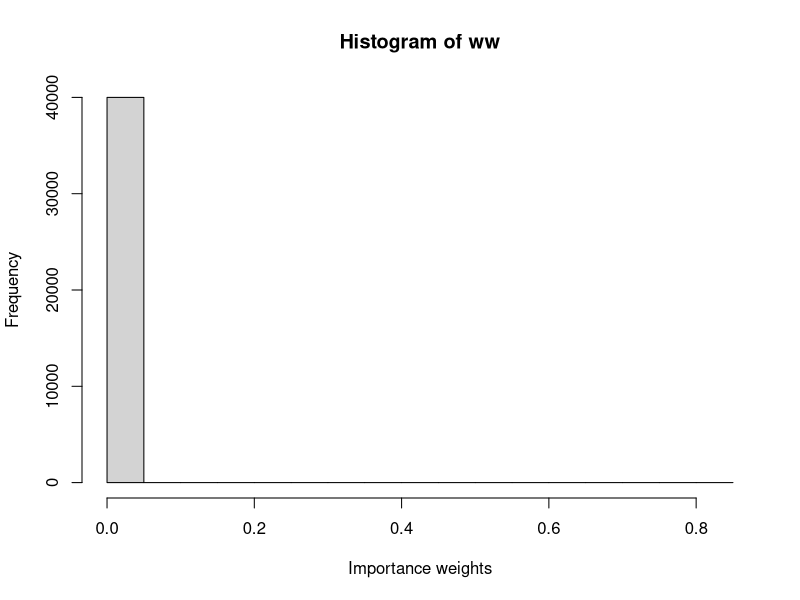
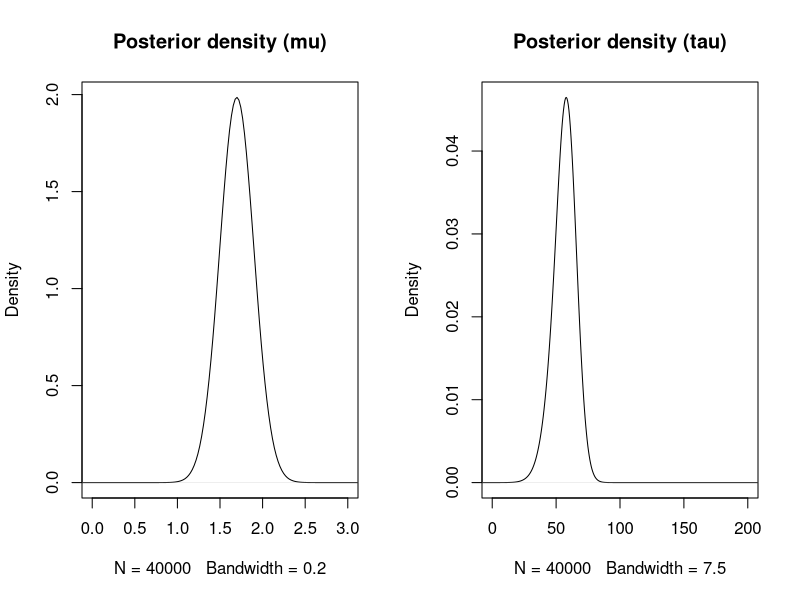
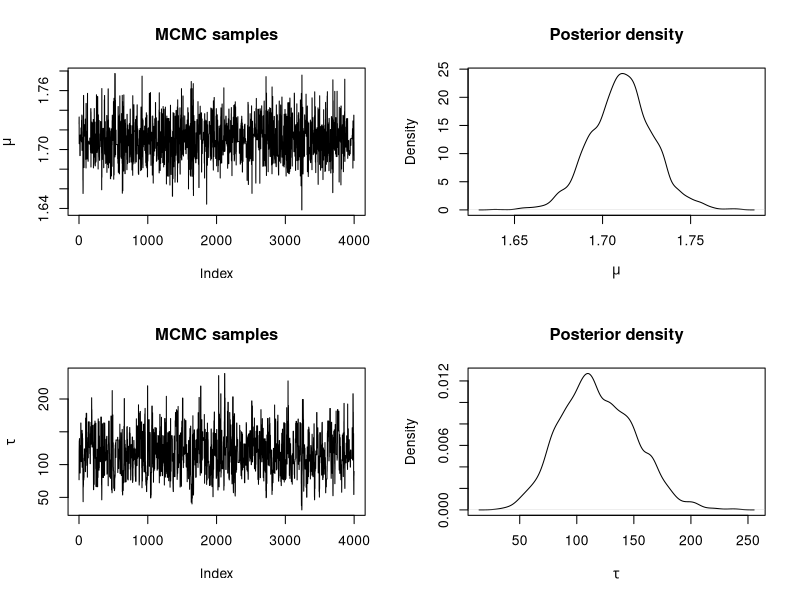
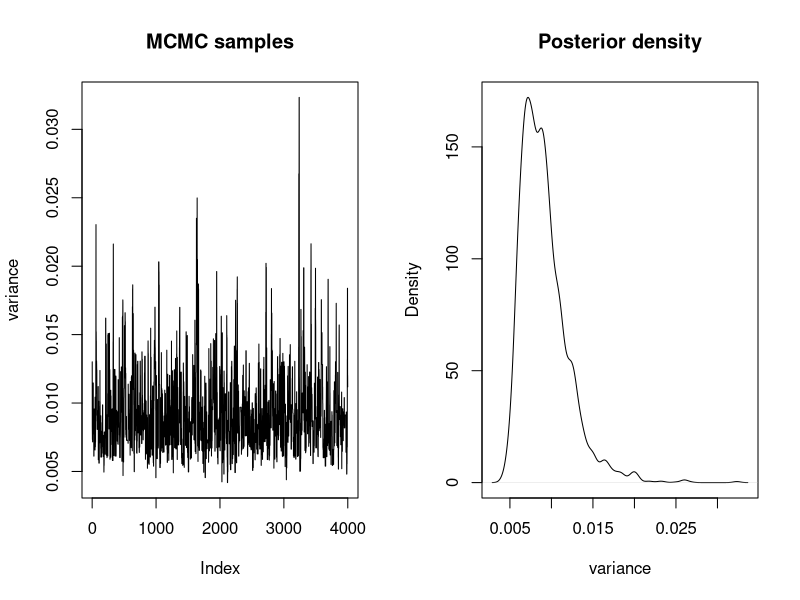
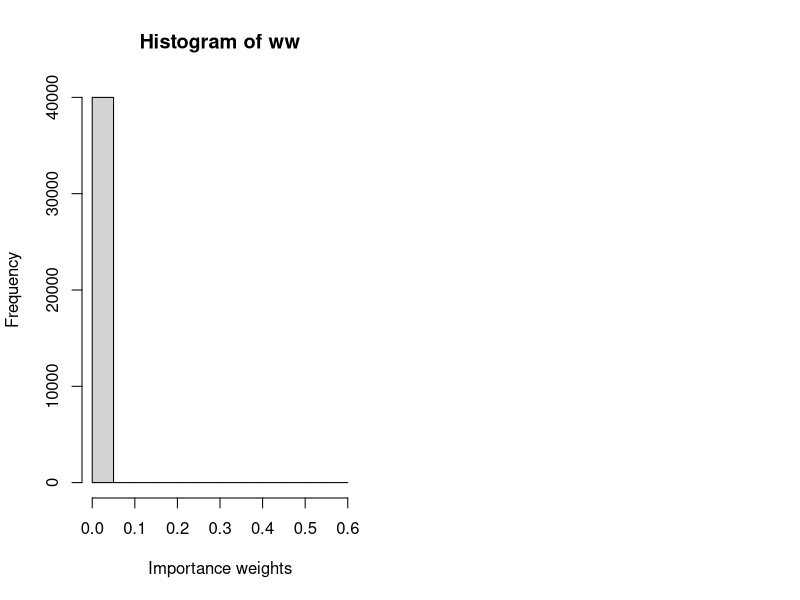
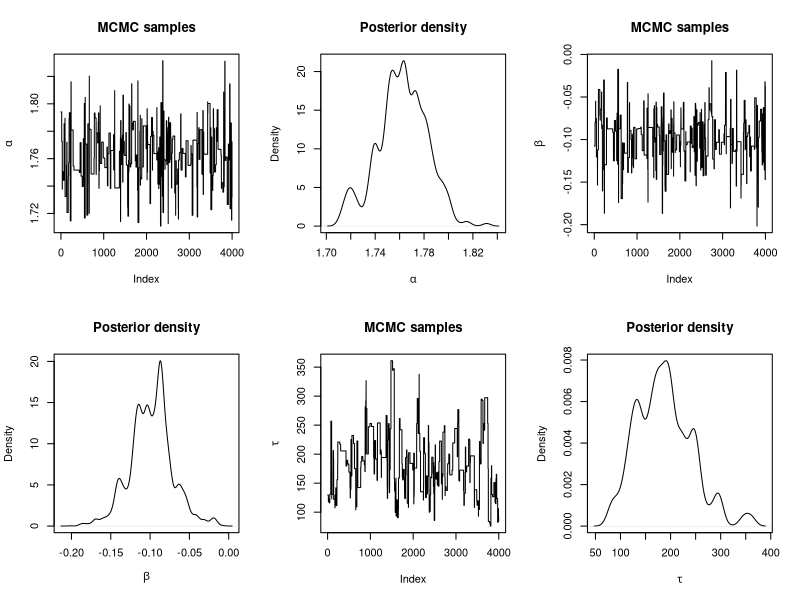
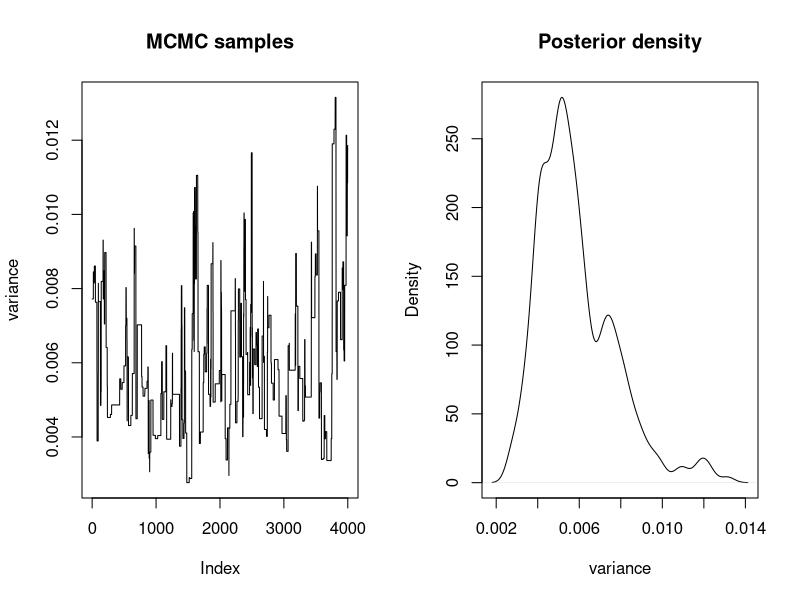

These charts were generated, in order, by the following R code:
## ---- chunk 1
knitr::opts_chunk$set(
  echo = TRUE,
  collapse = TRUE,
  comment = "#>"
)
## ---- chunk 2
data <- data.frame(height = 
c(1.73, 1.65, 1.65, 1.76, 1.65, 1.63, 1.70, 1.58, 1.57, 1.65, 1.74, 1.68, 1.67, 1.58, 1.66, 1.92, 1.82, 1.69, 1.75, 1.72, 1.71, 1.73, 1.69, 1.70, 1.78, 1.88, 1.82, 1.86, 1.65))
y <- data$height
## ---- chunk 3
# We increase the number of simulations in this example
n_simulations <- 40000
set.seed(12)
theta_sim <- cbind(rlnorm(n_simulations, 0, 0.5),
  rlnorm(n_simulations, 0, 1.25)
)
## ---- chunk 4
# Log-Likelihood (for each value of theta_sim)
# NOTE: 'apply' is used now as 'theta_sim' is a matrix
loglik_biv <- apply(theta_sim, 1, function(THETA) {
  sum(dnorm(data$height, THETA[1], sqrt(1 / THETA[2]), log = TRUE))
})

# Log-weights: log-lik + log-prior - log-sampling_distr
log_ww <- loglik_biv + dnorm(theta_sim[, 1], 0, sqrt(1 / 1000)) +
  dgamma(theta_sim[, 2], 0.01, 0.01)
log_ww <- log_ww - dlnorm(theta_sim[, 1], 0, 0.5) - dlnorm(theta_sim[, 2], 0, 1.25)
  

# Re-scale weights to sum to one
log_ww <- log_ww - max(log_ww)
ww <- exp(log_ww)
ww <- ww / sum(ww)

## ---- chunk 5
hist(ww, xlab = "Importance weights")
## ---- chunk 6
# Posterior mean (mu)
post_mean_mu <- sum(theta_sim[, 1] * ww)
post_mean_mu

# Posterior variance (mu)
post_var_mu <- sum(theta_sim[, 1]^2 * ww)- post_mean_mu^2
post_var_mu

# Posterior mean (tau)
post_mean_tau <- sum(theta_sim[, 2] * ww)
post_mean_tau 

# Posterior variance (tau)
post_var_tau <- sum(theta_sim[, 2]^2 * ww)- post_mean_tau^2
post_var_tau
## ---- chunk 7
par(mfrow = c(1, 2))
plot(density(theta_sim[, 1], weights = ww, bw = 0.2), main = "Posterior density (mu)",
  xlim = c(0, 3))

plot(density(theta_sim[, 2], weights = ww, bw = 7.5), main = "Posterior density (tau)",
  xlim = c(0, 200))
## ---- chunk 8
#Proposal distribution: sampling
rq <- function(theta) {
  res <- c(NA, NA)  

  res[1] <- rnorm(1, theta[1], sd = sqrt(1 / 10)) #Sample mu
  res[2] <- rlnorm(1, meanlog = log(theta[2]), sdlog = sqrt(1 / 10)) #Sample tau

  return(res)
}

#Proposal distribution: log-density
logdq <- function(new.theta, theta) {
  res <- dnorm(new.theta[1], theta[1], sd = sqrt(1 / 10), log = TRUE) #Mu
  res <-  res + 
    dlnorm(new.theta[2], meanlog = log(theta[2]), sdlog = sqrt(1 / 10), log = TRUE) #Tau
}

#Prior distribution
logprior <- function(theta) {
  res <- dnorm(theta[1], 0, sd = sqrt(1 / 0.001), log = TRUE) #Mu
  res <- res + dgamma(theta[2], 0.01, 0.01, log = TRUE) #Tau

  return(res)
}

#LogLikelihood
loglik <- function(y, theta) {
   res <- sum(dnorm(y, mean = theta[1], sd = sqrt(1 / theta[2]), log = TRUE)) 
}
## ---- chunk 9
#Number of iterations
n.iter <- 40500

#Simulations of the parameter
theta <- as.list(rep(NA, n.iter))

#Initial value
theta[[1]] <- c(1.5, 1)

for(i in 2:n.iter) {
  new.theta <- rq(theta[[i - 1]])
  
  #Log-Acceptance probability
  logacc.prob <- loglik(y, new.theta) + logprior(new.theta) + logdq(theta[[i - 1]], new.theta)
  logacc.prob <- logacc.prob - loglik(y, theta[[i - 1]]) - logprior(theta[[i - 1]]) - 
    logdq(new.theta, theta[[i - 1]])
  logacc.prob <- min(0, logacc.prob)#0 = log(1)
  
  if(log(runif(1)) < logacc.prob) {
    #Accept
    theta[[i]] <- new.theta
  } else {
    #Reject
    theta[[i]] <- theta[[i - 1]]
  }
}
## ---- chunk 10
#Remove burn-in
theta <- theta[-c(1:500)]

#Thinning
theta <- theta[seq(1, length(theta), by = 10)]

#Use matrix format
theta <- do.call(rbind, theta)

#Summary statistics
apply(theta, 2, summary)

par(mfrow = c(2, 2))
#Mean
plot(theta[, 1], type = "l", main = "MCMC samples",
  ylab = expression(mu))
plot(density(theta[, 1]), main = "Posterior density",
  xlab = expression(mu))
#Precision
plot(theta[, 2], type = "l", main = "MCMC samples", ylab = expression(tau))
plot(density(theta[, 2]), main = "Posterior density", 
  xlab = expression(tau))
## ---- chunk 11
sample.var <- 1 / theta[, 2]

par(mfrow = c(1, 2))
plot(sample.var, type = "l", main = "MCMC samples", ylab = "variance")
plot(density(sample.var), main = "Posterior density", xlab = "variance")

## ---- chunk 12
data$gender <- c(rep(1, 15), rep(0, 14))
## ---- chunk 13
n_simulations <- 40000
set.seed(12)
theta_sim <- cbind(rnorm(n_simulations, 1.71, 10),
  rnorm(n_simulations, 0, 10), rlnorm(n_simulations, 0, 1.25)
)
loglik_biv <- apply(theta_sim, 1, function(THETA) {
  sum(dnorm(data$height, THETA[1]+THETA[2]*data$gender, sqrt(1 / THETA[3]), log = TRUE))
})
log_ww <- loglik_biv + dnorm(theta_sim[, 1],0,sqrt(1/0.001)) + dnorm(theta_sim[,2], 0, sqrt(1/0.001)) + dgamma(theta_sim[, 3], 0.01, 0.01)
log_ww <- log_ww - dnorm(theta_sim[, 1], 1.71, 10) - dnorm(theta_sim[, 2], 0, 10) - dlnorm(theta_sim[, 3], 0, 1.25)
log_ww <- log_ww - max(log_ww)
ww <- exp(log_ww)
ww <- ww / sum(ww)
lmfit <- lm(height~gender,data=data)
summary(lmfit)
## ---- chunk 14
hist(ww, xlab = "Importance weights")
## ---- chunk 15
post_mean_alpha <- sum(theta_sim[, 1] * ww)
post_mean_alpha
post_var_alpha <- sum(theta_sim[, 1]^2 * ww)- post_mean_alpha^2
post_var_alpha
post_mean_beta <- sum(theta_sim[, 2] * ww)
post_mean_beta
post_var_beta <- sum(theta_sim[, 2]^2 * ww)- post_mean_beta^2
post_var_beta
post_mean_tau <- sum(theta_sim[, 3] * ww)
post_mean_tau
post_var_tau <- sum(theta_sim[, 3]^2 * ww)- post_mean_tau^2
post_var_tau
## ---- chunk 16
ESS <- function(ww){
  (sum(ww)^2)/sum(ww^2)
}
ESS(ww)
n_simulations
## ---- chunk 17
#Proposal distribution: sampling
rq <- function(theta) {
  res <- c(NA, NA)  

  res[1] <- rnorm(1, theta[1], sd = sqrt(1 / 10)) #Sample alpha
  res[2] <- rnorm(1, theta[2], sd = sqrt(1 / 10)) #Sample beta
  res[3] <- rlnorm(1, meanlog = log(theta[3]), sdlog = sqrt(1 / 10)) #Sample tau

  return(res)
}

#Proposal distribution: log-density
logdq <- function(new.theta, theta) {
  res <- dnorm(new.theta[1], theta[1], sd = sqrt(1 / 10), log = TRUE) #Alpha
  res <- res + dnorm(new.theta[2], theta[2], sd = sqrt(1 / 10), log = TRUE) #Beta
  res <-  res + 
    dlnorm(new.theta[3], meanlog = log(theta[3]), sdlog = sqrt(1 / 10), log = TRUE) #Tau
}

#Prior distribution
logprior <- function(theta) {
  res <- dnorm(theta[1], 0, sd = sqrt(1 / 0.001), log = TRUE) #alpha
  res <- dnorm(theta[2], 0, sd = sqrt(1 / 0.001), log = TRUE) #beta
  res <- res + dgamma(theta[3], 0.01, 0.01, log = TRUE) #Tau

  return(res)
}

#LogLikelihood
loglik <- function(y, theta) {
   res <- sum(dnorm(y[,1], mean = theta[1]+theta[2]*y[,2], sd = sqrt(1 / theta[3]), log = TRUE)) 
}
## ---- chunk 18
y <- cbind(data$height,data$gender)

#Number of iterations
n.iter <- 40500

#Simulations of the parameter
theta <- as.list(rep(NA, n.iter))

#Initial value
theta[[1]] <- c(1.5, 0.0, 1)

for(i in 2:n.iter) {
  new.theta <- rq(theta[[i - 1]])
  
  #Log-Acceptance probability
  logacc.prob <- loglik(y, new.theta) + logprior(new.theta) + logdq(theta[[i - 1]], new.theta)
  logacc.prob <- logacc.prob - loglik(y, theta[[i - 1]]) - logprior(theta[[i - 1]]) - 
    logdq(new.theta, theta[[i - 1]])
  logacc.prob <- min(0, logacc.prob)#0 = log(1)
  
  if(log(runif(1)) < logacc.prob) {
    #Accept
    theta[[i]] <- new.theta
  } else {
    #Reject
    theta[[i]] <- theta[[i - 1]]
  }
}
## ---- chunk 19
#Remove burn-in
theta <- theta[-c(1:500)]

#Thinning
theta <- theta[seq(1, length(theta), by = 10)]

#Use matrix format
theta <- do.call(rbind, theta)

#Summary statistics
apply(theta, 2, summary)

par(mfrow = c(2, 3))
#Alpha
plot(theta[, 1], type = "l", main = "MCMC samples",
  ylab = expression(alpha))
plot(density(theta[, 1]), main = "Posterior density",
  xlab = expression(alpha))
#Beta
plot(theta[, 2], type = "l", main = "MCMC samples",
  ylab = expression(beta))
plot(density(theta[, 2]), main = "Posterior density",
  xlab = expression(beta))
#Precision
plot(theta[, 3], type = "l", main = "MCMC samples", ylab = expression(tau))
plot(density(theta[, 3]), main = "Posterior density", 
  xlab = expression(tau))
## ---- chunk 20
sample.var <- 1 / theta[, 3]

par(mfrow = c(1, 2))
plot(sample.var, type = "l", main = "MCMC samples", ylab = "variance")
plot(density(sample.var), main = "Posterior density", xlab = "variance")

